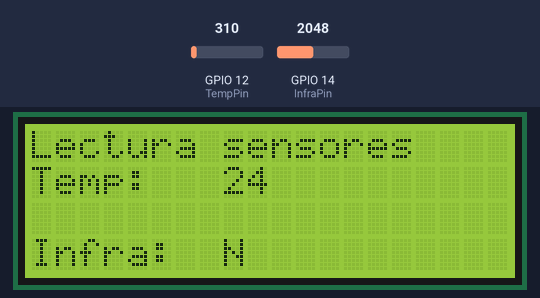
The sketch below on a simulated ESP32. Shown: 20×4 character LCD. The test bench sets the inputs (shaded band); at power-on: GPIO 14 (InfraPin) = 2048, GPIO 12 (TempPin) = 310.

Above: at 2.2 s.
2.3 s: GPIO 14 (InfraPin) set to 312
4.3 s: GPIO 14 (InfraPin) set to 285
6.6 s: GPIO 12 (TempPin) set to 372
At 7.6 s:
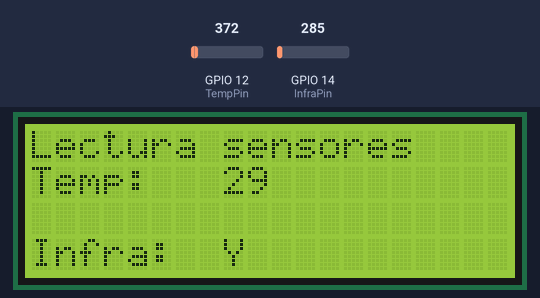
8.6 s: GPIO 12 (TempPin) set to 434
At 9.7 s:
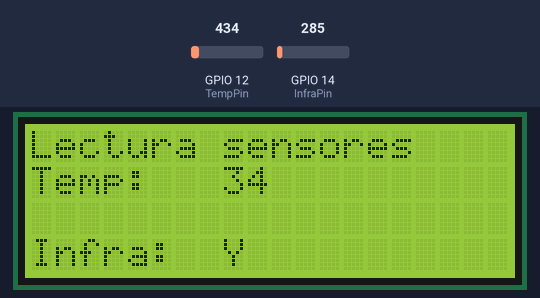
10.6 s: GPIO 12 (TempPin) set to 527
At 11.9 s:
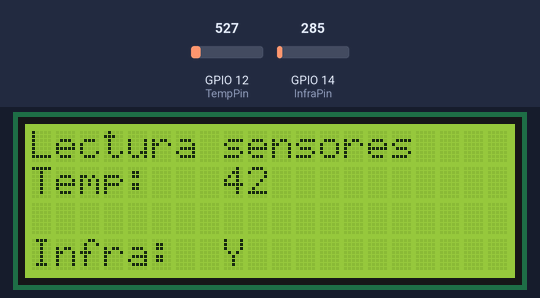
12.6 s: GPIO 14 (InfraPin) set to 491
Timing chart, 0 to 15.6 s (numbered marks = the images above; inputs shaded):
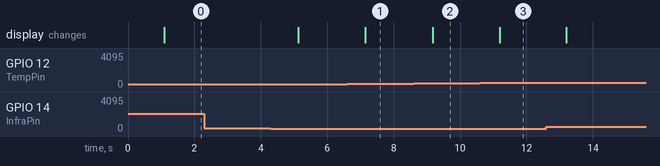

Measured:
- after the input at 2.3 s, every drawn part: stays the same
- after the input at 6.6 s, the display: changes after 0.55 s (image 1)
- after the input at 8.6 s, the display: changes after 0.57 s (image 2)
- after the input at 10.6 s, the display: changes after 0.59 s (image 3)

The sketch:

EjercicioMutex_V2.ino
```cpp
#include <Wire.h>
#include <LiquidCrystal_I2C.h>
//Configuración de la LCD 20x4
LiquidCrystal_I2C lcd(0x27, 20, 4);

#if CONFIG_FREERTOS_UNICORE
  static const BaseType_t app_cpu = 0;
#else
  static const BaseType_t app_cpu = 1;
#endif
static SemaphoreHandle_t mutex;

//Pines de lectura para sensores de temperatura e infrarrojo
static const int TempPin = 12;
static const int InfraPin = 14;
//Variables globales lectura de sensores
static int temperatura;
static char infrarrojo;
//Tarea de leer Temperatura LM35
void ReadTemp(void *parameters){
  while(1){
    temperatura = analogRead(TempPin)*330/4096;
    //Seccion critica impresion a LCD
    if(xSemaphoreTake(mutex,0) == pdTRUE){
      lcd.setCursor(0, 1); lcd.print("Temp: ");
      lcd.setCursor(8, 1); lcd.print(temperatura);
      //Liberamos seccion critica
      xSemaphoreGive(mutex);
    }else{
    }
    vTaskDelay(1000 / portTICK_PERIOD_MS);
  }
}
//Tarea de leer presencia Infrarrojo
void ReadInfra(void *parameters){
  while(1){
    if(analogRead(InfraPin) < 300){
        //Presencia detectada
        infrarrojo = 'Y';
      }else{
        //No presencia detectada
        infrarrojo = 'N';
      }
    //Seccion critica impresion a LCD
    if(xSemaphoreTake(mutex,0) == pdTRUE){
      lcd.setCursor(0, 3); lcd.print("Infra: ");
      lcd.setCursor(8, 3); lcd.print(infrarrojo);
      //Liberamos seccion critica
      xSemaphoreGive(mutex);
    }else{
    }
    vTaskDelay(1000 / portTICK_PERIOD_MS);
  }
}

void setup() {
Serial.begin(9600);
//LCD
  Wire.begin(21,22);
  lcd.init();       // Inicializa la pantalla LCD
  lcd.backlight();  // Activa la retroiluminación
  lcd.setCursor(0, 0); lcd.print("Lectura sensores");

vTaskDelay(1000 / portTICK_PERIOD_MS);

//Crear mutex amtes de comenzar las tareas
mutex = xSemaphoreCreateMutex();

  xTaskCreate(ReadTemp,"ReadTemp",2048,NULL,1,NULL);

  xTaskCreate(ReadInfra,"ReadInfra",2048,NULL,1,NULL);
}

void loop() {}
```
